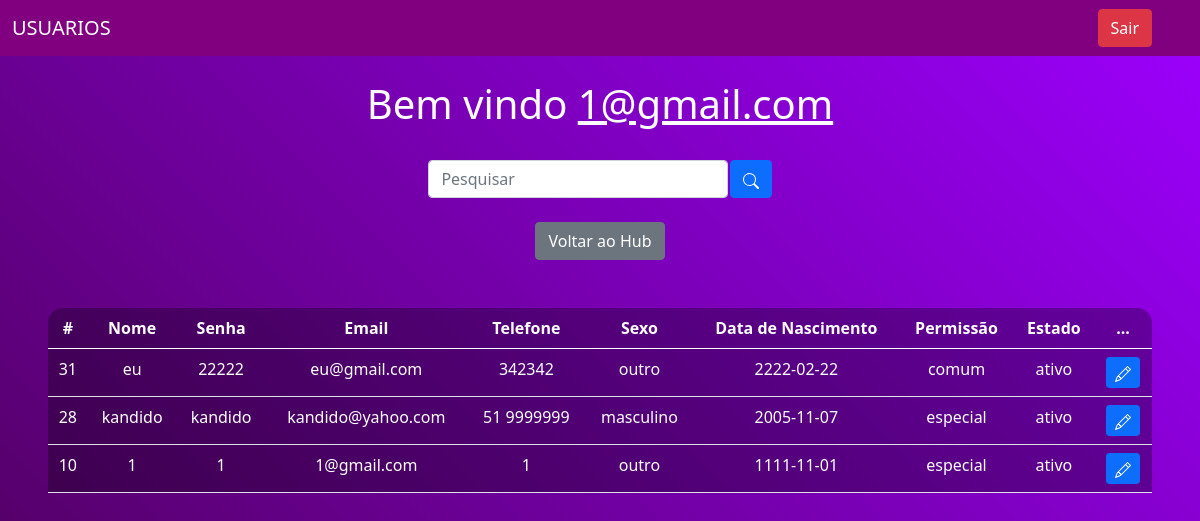
Screenshot of /sistema.php (signed in) with the database file from the repository.
### tables this page shows
CREATE TABLE `new_table` (
  `idnew_table` int(11) NOT NULL,
  `nome` varchar(45) NOT NULL,
  `email` varchar(145) NOT NULL,
  `telefone` varchar(25) NOT NULL,
  `data_nasc` date NOT NULL,
  `sexo` varchar(15) NOT NULL,
  `senha` varchar(45) NOT NULL,
  `permission` varchar(45) NOT NULL,
  `estado` varchar(50) DEFAULT NULL
);

### sistema.php (the view, shortened to what this page needs)
<?php
include_once('config.php');
$logado = $_SESSION['email'];
if (!empty($_GET['search'])) {
    $data = $_GET['search'];
    $sql = "SELECT * FROM new_table WHERE idnew_table LIKE '%$data%' or nome LIKE '%$data%' or email LIKE '%$data%' ORDER BY idnew_table DESC";
} else {
    $sql = "SELECT * FROM new_table ORDER BY idnew_table DESC";
}
$result = $conexao->query($sql);
?>
<!DOCTYPE html>
<html lang="pt-br">
<head>
    <link href="https://cdn.jsdelivr.net/npm/bootstrap@5.0.2/dist/css/bootstrap.min.css" rel="stylesheet">
</head>
<body>
    <nav class="navbar navbar-expand-lg" style="background-color: rgb(128, 0, 128); color: rgb(255, 255, 255);">
        <div class="container-fluid">
            <a class="navbar-brand" style="color: rgb(255, 255, 255);" href="#">USUARIOS</a>
        </div>
        <div class="d-flex">
            <a href="sair.php" class="btn btn-danger me-5">Sair</a>
        </div>
    </nav>
    <br>
    <?php
    echo "<h1>Bem vindo <u>$logado</u></h1>";
    ?>
    <br>
    <div class="box-search">
        <input type="search" class="form-control w-25" placeholder="Pesquisar" id="pesquisar">
        <button onclick="searchData()" class="btn btn-primary">
        </button>
    </div>
    <br>
    <button type="button" onclick="window.location.href='hub.html'" class="btn btn-secondary">Voltar ao Hub</button>
    <div class="m-5">
        <table class="table text-white table-bg">
            <thead>
                <tr>
                    <th scope="col">#</th>
                    <th scope="col">Nome</th>
                    <th scope="col">Senha</th>
                    <th scope="col">Email</th>
                    <th scope="col">Telefone</th>
                    <th scope="col">Sexo</th>
                    <th scope="col">Data de Nascimento</th>
                    <th scope="col">Permissão</th>
                    <th scope="col">Estado</th>
                    <th scope="col">...</th>
                </tr>
            </thead>
            <tbody>
                <?php
                while ($user_data = mysqli_fetch_assoc($result)) {
                    $rowClass = $user_data['estado'] != 'ativo' ? 'inactive-row' : '';
                    echo "<tr class='$rowClass'>";
                    echo "<td>" . $user_data['idnew_table'] . "</td>";
                    echo "<td>" . $user_data['nome'] . "</td>";
                    echo "<td>" . $user_data['senha'] . "</td>";
                    echo "<td>" . $user_data['email'] . "</td>";
                    echo "<td>" . $user_data['telefone'] . "</td>";
                    echo "<td>" . $user_data['sexo'] . "</td>";
                    echo "<td>" . $user_data['data_nasc'] . "</td>";
                    echo "<td>" . $user_data['permission'] . "</td>";
                    echo "<td>" . $user_data['estado'] . "</td>";
                    echo "<td>
                        <a class='btn btn-sm btn-primary' href='edit.php?idnew_table=$user_data[idnew_table]' title='Editar'>
                            <svg xmlns='http://www.w3.org/2000/svg' width='16' height='16' fill='currentColor' class='bi bi-pencil' viewBox='0 0 16 16'>
                                <path d='M12.146.146a.5.5 0 0 1 .708 0l3 3a.5.5 0 0 1 0 .708l-10 10a.5.5 0 0 1-.168.11l-5 2a.5.5 0 0 1-.65-.65l2-5a.5.5 0 0 1 .11-.168l10-10zM11.207 2.5 13.5 4.793 14.793 3.5 12.5 1.207 11.207 2.5zm1.586 3L10.5 3.207 4 9.707V10h.5a.5.5 0 0 1 .5.5v.5h.5a.5.5 0 0 1 .5.5v.5h.293l6.5-6.5zm-9.761 5.175-.106.106-1.528 3.821 3.821-1.528.106-.106A.5.5 0 0 1 5 12.5V12h-.5a.5.5 0 0 1-.5-.5V11h-.5a.5.5 0 0 1-.468-.325z' />
                            </svg>
                        </a>
                        </td>";
                    echo "</tr>";
                }
                ?>
            </tbody>
        </table>
    </div>
</body>
</html>

### sistema.php (style rules this page uses)
body { background-image: linear-gradient(45deg, rgb(85, 0, 105), rgb(157, 0, 255)); color: white; text-align: center; }
.table-bg { background: rgba(0, 0, 0, 0.3); border-radius: 15px 15px 0 0; }
.box-search { display: flex; justify-content: center; gap: .1%; }

### rows the page displays
new_table: idnew_table "31", nome "eu", senha "22222", email "eu@gmail.com", telefone "342342", sexo "outro", data_nasc "2222-02-22", permission "comum", estado "ativo"
new_table: idnew_table "28", nome "kandido", senha "kandido", email "kandido@yahoo.com", telefone "51 9999999", sexo "masculino", data_nasc "2005-11-07", permission "especial", estado "ativo"
new_table: idnew_table "10", nome "1", senha "1", email "1@gmail.com", telefone "1", sexo "outro", data_nasc "1111-11-01", permission "especial", estado "ativo"

### other values shown
$logado "1@gmail.com"
